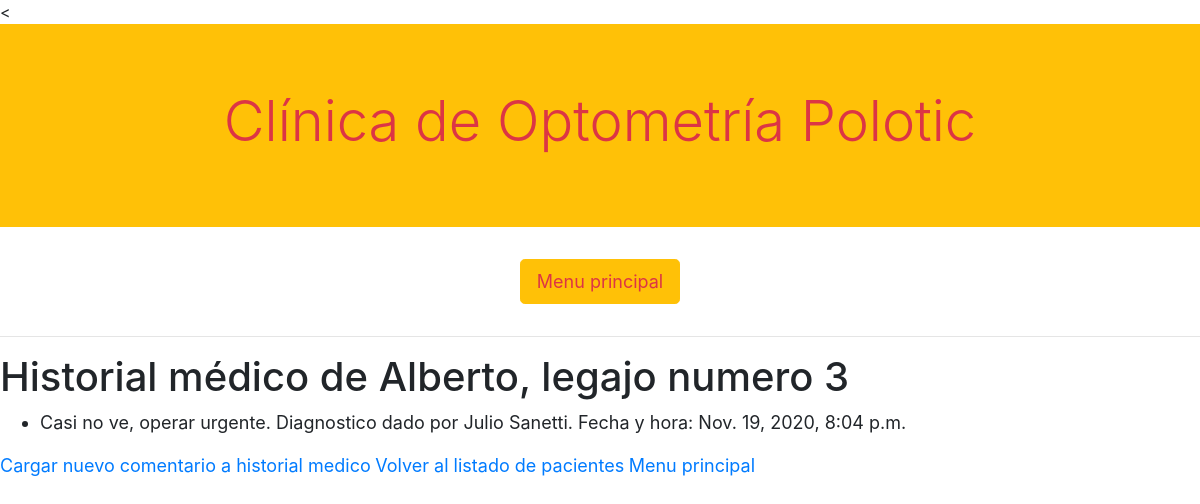
Page /3 on the committed database.
### clinica/models.py (models this page shows, shortened)
class Paciente(models.Model):
    nombre = models.CharField(max_length=64)
    apellido = models.CharField(max_length=64)
    medico = models.ForeignKey(Medico, on_delete=models.RESTRICT, related_name="medico_asignado")

class HistorialMedico(models.Model):
    paciente = models.ForeignKey(Paciente, on_delete=models.RESTRICT, related_name="paciente_historial")
    medico =  models.ForeignKey(Medico, on_delete=models.RESTRICT, related_name="medico_historial")
    observacion = models.TextField()
    fecha_y_hora = models.DateTimeField(auto_now_add = True)

class Medico(models.Model):
    username = models.CharField(max_length=64)
    nombre = models.CharField(max_length=64)
    apellido = models.CharField(max_length=64)
    especialidad = models.CharField(max_length=64)
    def __str__(self):
        return f"{self.nombre} {self.apellido}"

### clinica/views.py (the view)
# urls.py: path("<int:paciente_id>", views.historial_medico, name = "historial_medico"),
def historial_medico(request, paciente_id):
    paciente = Paciente.objects.get(id=paciente_id)
    try:
        historial_medico = HistorialMedico.objects.filter(paciente=paciente_id)
    except HistorialMedico.DoesNotExist:
        raise Http404("No se encontryó paciente")
    return render(request,"clinica/historial_medico.html", {
        "historial_medico": historial_medico,
        "paciente": paciente
        })

### clinica/templates/clinica/historial_medico.html
{% extends "clinica/layout.html" %}
{% block body %}
<h1>Historial médico de {{paciente.nombre}}, legajo numero {{paciente.id}}</h1>
<ul>
{% for historia_medica in historial_medico %}
<li> {{historia_medica.observacion}}. Diagnostico dado por {{historia_medica.medico}}. Fecha y hora: {{historia_medica.fecha_y_hora}}</li>
{% endfor %}
</ul>
<a href="{% url 'clinica:comentario_medico' %}">Cargar nuevo comentario a historial medico</a>
<a href="{% url 'clinica:pacientes' %}">Volver al listado de pacientes</a>
<a href="{% url 'usuarios:index' %}">Menu principal</a>
{% endblock %}

### clinica/static/css/clinica.css (style rules this page uses)
@media screen and (min-width: 770px) { a, p, li { font-size: 18px !important; } }

### rows in the picture
Paciente: nombre "Alberto", id "3"
HistorialMedico: observacion "Casi no ve, operar urgente", medico "Julio Sanetti", fecha_y_hora "Nov. 19, 2020, 8:04 p.m."
